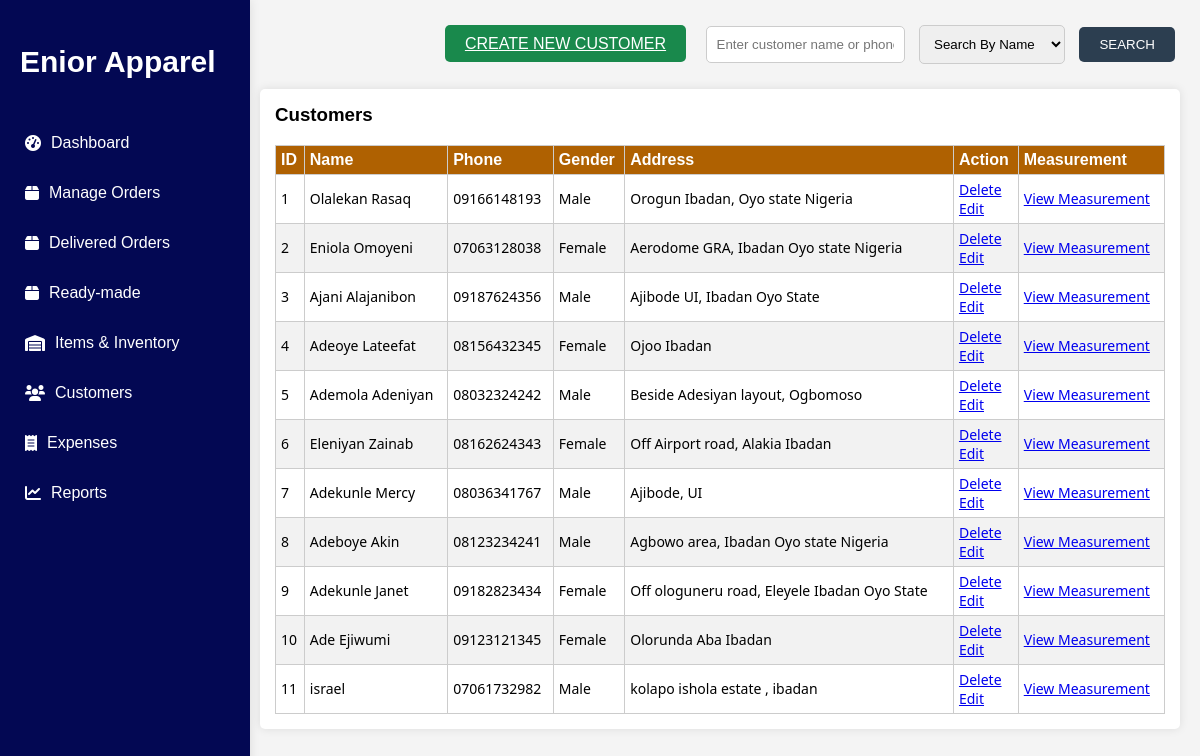
The app's page /view_customer with its own data.
### app.py (models this page shows)
class Customer(db.Model):
    id = db.Column(db.Integer, primary_key=True)
    name = db.Column(db.String(80), nullable=False)
    phone = db.Column(db.String(20), nullable=False)
    gender = db.Column(db.String(10))
    address = db.Column(db.String(80), nullable=True)
    measurement = db.relationship('Measurement', backref=db.backref('Customer', lazy=True), cascade="all, delete-orphan")

### app.py (the view)
@app.route('/view_customer', methods=['GET', 'POST'])
def view_customer():
    customers = []
    if request.method == 'POST':
        search_query = request.form.get('search_query', '').lower()
        search_type = request.form.get('search_type')
        for customer in Customer.query.all():
            if search_type == 'name' and search_query in customer.name.lower():
                customers.append(customer)
            elif search_type == 'phone' and search_query in customer.phone:
                customers.append(customer)
    else:
        for customer in Customer.query.all():
            customers.append(customer)
    return render_template('customer_page.html', customers=customers)

### templates/customer_page.html (shortened to what this page needs)
<!DOCTYPE html>
<html lang="en">
<head>
    <link rel="stylesheet" href="https://cdnjs.cloudflare.com/ajax/libs/font-awesome/6.0.0-beta3/css/all.min.css">
    <link rel="stylesheet" href="{{ url_for('static', filename='styles.css') }}">
</head>
<body>
    <div class="container">
        <nav class="sidebar">
            <h1>Enior Apparel</h1>
            <ul>
                <li><a href="{{ url_for('index') }}"><i class="fas fa-tachometer-alt"></i> Dashboard</a></li>
                <li><a href="{{ url_for('create_order') }}"><i class="fas fa-box"></i> Manage Orders</a></li>
                <li><a href="{{ url_for('delivered_order') }}"><i class="fas fa-box"></i> Delivered Orders</a></li>
                <li><a href="{{ url_for('ready_order') }}"><i class="fas fa-box"></i> Ready-made</a></li>
                <li><a href="{{ url_for('items') }}"><i class="fas fa-warehouse"></i> Items & Inventory</a></li>
                <li><a href="{{ url_for('view_customer') }}"><i class="fas fa-users"></i> Customers</a></li>
                <li><a href="{{ url_for('view_expenses') }}"><i class="fas fa-receipt"></i> Expenses</a></li>
                <li><a href="{{ url_for('reports') }}"><i class="fas fa-chart-line"></i> Reports</a></li>
            </ul>
        </nav>
        <div class="main-content">
            <div class="order-header">
                <form method="post" action="{{ url_for('view_customer') }}">
                    <a href="{{ url_for('create_customer') }}" class="create-new-customer">CREATE NEW CUSTOMER</a>
                    <input type="text" name="search_query" placeholder="Enter customer name or phone number to search for" class="search-input">
                    <select name="search_type" class="search-select">
                        <option value="name">Search By Name</option>
                    </select>
                    <button type="submit" class="search-button">SEARCH</button>
                </form>
            </div>
            <div class="customer-list">
                <h3>Customers</h3>
                <table>
                    <thead>
                        <tr>
                            <th>ID</th>
                            <th>Name</th>
                            <th>Phone</th>
                            <th>Gender</th>
                            <th>Address</th>
                            <th>Action</th>
                            <th>Measurement</th>
                        </tr>
                    </thead>
                    <tbody>
                        {% if customers %}
                            {% for customer in customers %}
                                <tr>
                                    <td>{{ customer.id }}
                                    <td>{{ customer.name }}</td>
                                    <td>{{ customer.phone }}</td>
                                    <td>{{ customer.gender }}</td>
                                    <td>{{ customer.address}}</td>
                                    <td>
                                        <a href="/delete_customer/{{customer.id}}">Delete</a>
                                        <br/>
                                        <a href="/edit_customer/{{customer.id}}">Edit</a>
                                    </td>
                                    <td>
                                        <a href="/view_measurement/{{customer.id}}">View Measurement</a>
                                    </td>
                                </tr>
                            {% endfor %}
                        {% else %}
                            <tr>
                                <td colspan="5">No Customers found</td>
                            </tr>
                        {% endif %}
                    </tbody>
                </table>
            </div>
        </div>
    </div>
</body>
</html>

### static/styles.css (style rules this page uses)
body { font-family: Arial, sans-serif; margin: 0; padding: 0; background-color: #f4f4f4; }
.container { display: flex; }
.sidebar { width: 220px; height: calc(100vh - 30px); position: fixed; background-color: rgb(3, 8, 83); color: white; box-shadow: 0 0 10px rgba(0, 0, 0, 0.1); padding: 15px; }
.sidebar h1 { text-align: left; font-family: 'Trebuchet MS', 'Lucida Sans Unicode', 'Lucida Grande', 'Lucida Sans', Arial, sans-serif; color: white; font-size: 30px; margin-bottom: 40px; border-radius: 5px; padding: 5px; }
.sidebar ul { list-style-type: none; padding: 0; }
.sidebar ul li { margin: 12px 0; }
.sidebar ul li a { color: white; text-decoration: none; display: flex; align-items: center; padding: 10px; transition: background 0.3s; }
.sidebar ul li a i { margin-right: 10px; }
.main-content { flex: 1; padding: 20px; margin-left: 240px; }
.main-content { flex: 1; padding: 20px; }
.order-header { display: flex; align-items: center; margin-bottom: 20px; }
.create-new-customer { background-color: #19894c; color: white; border: none; padding: 10px 20px; margin-right: 10px; cursor: pointer; border-radius: 5px; }
.search-input { flex: 2; padding: 10px; margin-right: 10px; border-radius: 5px; border: 1px solid #ccc; }
.search-select { padding: 10px; margin-right: 10px; border-radius: 5px; border: 1px solid #ccc; }
.search-button { background-color: #2c3e50; color: white; border: none; padding: 10px 20px; cursor: pointer; border-radius: 5px; }
.result-list table, th, td { border: 1px solid #ccc; }
body { font-family: Arial, sans-serif; }
.orders-due table, th, td { border: 1px solid #ccc; }
.orders-due th, td { padding: 10px; text-align: left; font-size: small; font-family: 'Segoe UI', Tahoma, Geneva, Verdana, sans-serif; }
.recent-orders table, th, td { border: 1px solid #ccc; }
.recent-orders th, td { padding: 10px; text-align: left; font-size: small; font-family: 'Segoe UI', Tahoma, Geneva, Verdana, sans-serif; }
.item-list table, th, td { border: 0.5px solid #ccc; }
.order-list table, th, td { border: 1px solid #ccc; }
.customer-list { background-color: white; padding: 15px; border-radius: 5px; box-shadow: 0 0 10px rgba(0, 0, 0, 0.1); }
.customer-list h3 { margin-top: 0; }
.customer-list table { width: 100%; border-collapse: collapse; }
.customer-list table, th, td { border: 1px solid #ccc; }
.customer-list th { padding: 5px; text-align: left; font-size: 16px; background-color: rgb(175, 97, 1); color: white; }
.customer-list td { padding: 5px; text-align: left; font-size: 14px; }
.customer-list tr:nth-child(even) { background-color: #f2f2f2; }
.search-input, .search-select, .search-button, .date-input { margin: 5px; }

### records on screen
Customer: id "1", name "Olalekan Rasaq", phone "09166148193", gender "Male", address "Orogun Ibadan, Oyo state Nigeria"
Customer: id "2", name "Eniola Omoyeni", phone "07063128038", gender "Female", address "Aerodome GRA, Ibadan Oyo state Nigeria"
Customer: id "3", name "Ajani Alajanibon", phone "09187624356", gender "Male", address "Ajibode UI, Ibadan Oyo State"
Customer: id "4", name "Adeoye Lateefat", phone "08156432345", gender "Female", address "Ojoo Ibadan"
Customer: id "5", name "Ademola Adeniyan", phone "08032324242", gender "Male", address "Beside Adesiyan layout, Ogbomoso"
Customer: id "6", name "Eleniyan Zainab", phone "08162624343", gender "Female", address "Off Airport road, Alakia Ibadan"
Customer: id "7", name "Adekunle Mercy", phone "08036341767", gender "Male", address "Ajibode, UI"
Customer: id "8", name "Adeboye Akin", phone "08123234241", gender "Male", address "Agbowo area, Ibadan Oyo state Nigeria"
Customer: id "9", name "Adekunle Janet", phone "09182823434", gender "Female", address "Off ologuneru road, Eleyele Ibadan Oyo State"
Customer: id "10", name "Ade Ejiwumi", phone "09123121345", gender "Female", address "Olorunda Aba Ibadan"
Customer: id "11", name "israel", phone "07061732982", gender "Male", address "kolapo ishola estate , ibadan"
